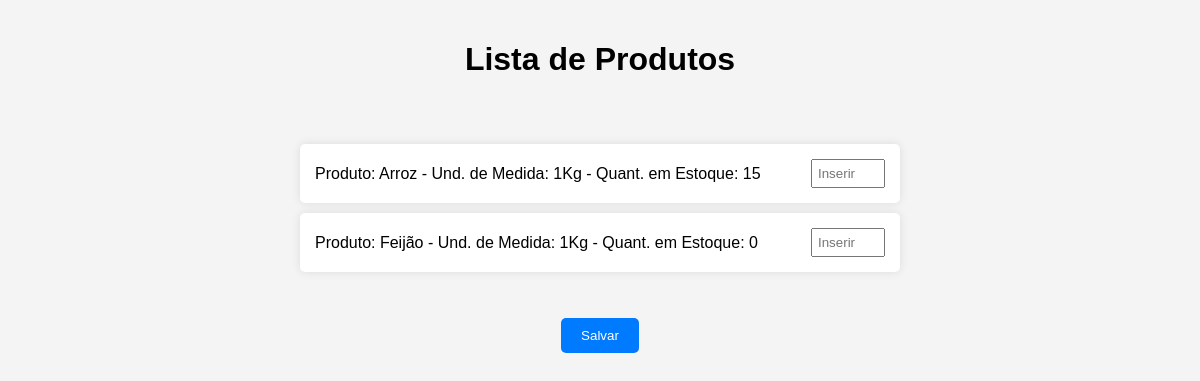
Page /doacao/produtos/aumentar/ on the earlier database version.
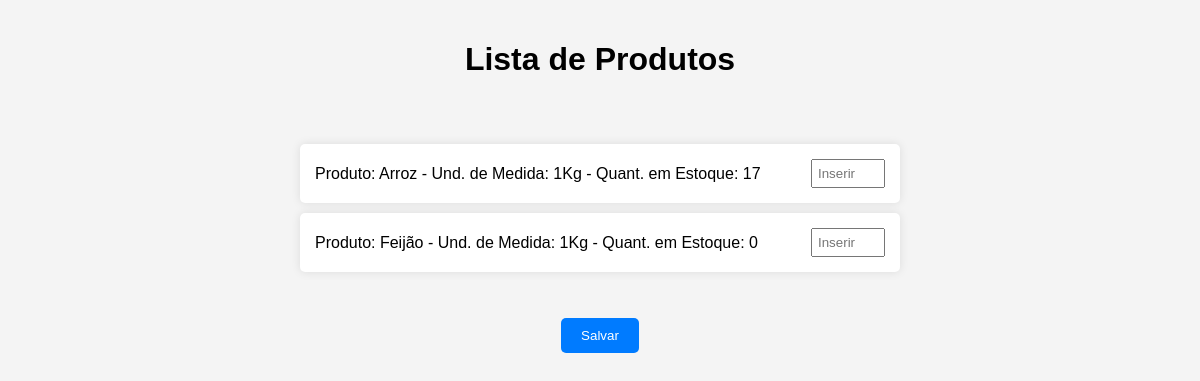
Same page on the later database version.
### doacao/models.py (models this page shows, shortened)
class Produto(models.Model):
    descricao = models.CharField(max_length=200)
    unidade_medida = models.CharField(max_length=200)
    quantidade = models.IntegerField(default=0)
    objects = models.Manager()

### doacao/views.py (the view, shortened to what this page needs)
# urls.py: path('produtos/aumentar/', views.lista_produtos, {'acao': 'aumentar'}, name='lista_produtos_aumentar'),
def lista_produtos(request, acao):
    produtos = Produto.objects.all()
    return render(request, 'lista_produtos.html', {'produtos': produtos, 'acao': acao})

### doacao/templates/lista_produtos.html (shortened to what this page needs)
<!DOCTYPE html>
<html lang="en">
<head>
</head>
<body>
    <h1>Lista de Produtos</h1>
    <form method="post">
        <ul>
            {% for produto in produtos %}
                <li>
                    <div>
                        Produto: {{ produto.descricao }} - Und. de Medida: {{ produto.unidade_medida }} - Quant. em Estoque: {{ produto.quantidade }}
                    </div>
                    <div>
                        <input type="number"
                               name="quantidade_{{ produto.id }}"
                               placeholder="Inserir"
                               {% if acao == 'aumentar' %}min="0"{% elif acao == 'diminuir' %}max="0"{% endif %}
                               >
                    </div>
                </li>
            {% endfor %}
        </ul>
        <button type="submit">Salvar</button>
    </form>
</body>
</html>

Differences in the rows shown:
changed Produto "Arroz": quantidade "15" → "17"
